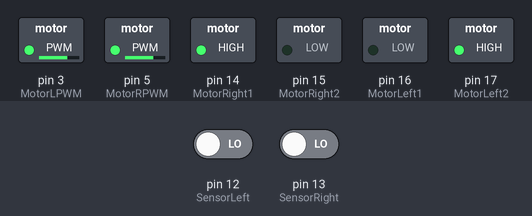
A sketch run on a simulated Arduino Uno, built with avr-gcc and run on an emulated ATmega328P. Shown: switched loads named in the sketch (green lamp = pin HIGH). Dashed ring = blinking. The inputs (shaded band) are chosen by the test bench; at power-on: pin 12 (SensorLeft) LOW, pin 13 (SensorRight) LOW.

Above: at 2.2 s.
3.5 s: pin 12 (SensorLeft) driven HIGH
At 5.1 s:
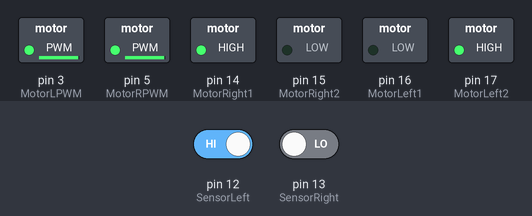
5.4 s: pin 13 (SensorRight) driven HIGH
At 6.4 s:
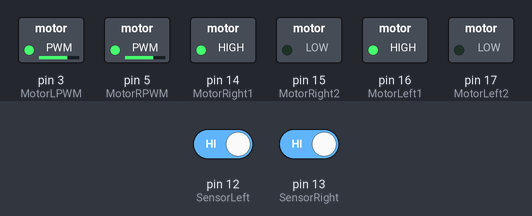
7.2 s: pin 12 (SensorLeft) driven LOW
At 7.8 s:
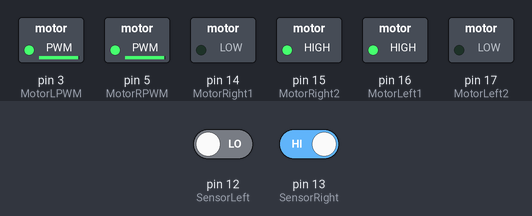
9.0 s: pin 13 (SensorRight) driven LOW
At 9.6 s:
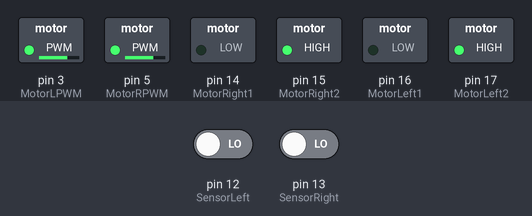
Timing chart, 0 to 14.6 s (numbered marks = the images above; inputs shaded):
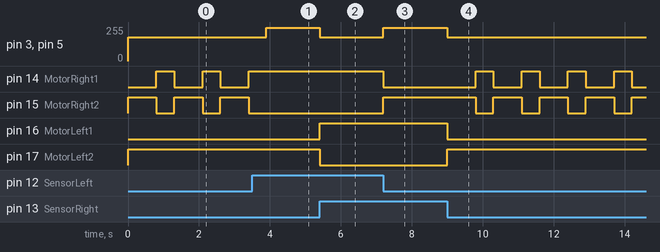

The sketch:

HJR2_PWM.ino
```cpp
int MotorRight1=14; //A0 IN1
int MotorRight2=15; //A1 IN2
int MotorLeft1=16;  //A2 IN3
int MotorLeft2=17;  //A3 IN4

int MotorRPWM=5;  //PWM  5
int MotorLPWM=3;  //PWM 3
const int SensorLeft = 12;      //左感測器輸入腳
const int SensorRight = 13;     //右感測器輸入腳
int SL;    //左感測器狀態
int SR;    //右感測器狀態

void setup()
{
  Serial.begin(9600);
  pinMode(MotorRight1, OUTPUT);  // 腳位 14 (PWM)
  pinMode(MotorRight2, OUTPUT);  // 腳位 15 (PWM)
  pinMode(MotorLeft1,  OUTPUT);  // 腳位 16 (PWM)
  pinMode(MotorLeft2,  OUTPUT);  // 腳位 17 (PWM)

  pinMode(MotorLPWM,  OUTPUT);  // 腳位 3 (PWM)
  pinMode(MotorRPWM,  OUTPUT);  // 腳位 5 (PWM)

  pinMode(SensorLeft, INPUT); //定義左感測器
  pinMode(SensorRight, INPUT); //定義右感測器
}

void loop()
 {
 SL = digitalRead(SensorLeft);
 SR = digitalRead(SensorRight);
       if (SL == HIGH&&SR==HIGH)//  前進
   {
             digitalWrite(MotorRight1,HIGH);
             digitalWrite(MotorRight2,LOW);
             analogWrite(MotorRPWM,180);

             digitalWrite(MotorLeft1,HIGH);
             digitalWrite(MotorLeft2,LOW);
             analogWrite(MotorLPWM,180);


         }

       else
      {
         if (SL == HIGH & SR == LOW)
        {
            delay(1);
            digitalWrite(MotorRight1,HIGH);
             digitalWrite(MotorRight2,LOW);
             analogWrite(MotorRPWM,250);

             digitalWrite(MotorLeft1,LOW);
             digitalWrite(MotorLeft2,HIGH);
             analogWrite(MotorLPWM,250);
        }
         else if (SR == HIGH & SL == LOW)
        {
          delay(1);
             digitalWrite(MotorRight1,LOW);
             digitalWrite(MotorRight2,HIGH);
             analogWrite(MotorRPWM,250);

             digitalWrite(MotorLeft1,HIGH);
             digitalWrite(MotorLeft2,LOW);
             analogWrite(MotorLPWM,250);

        }
         else //  停止
        {
       digitalWrite(MotorRight1,LOW);
        digitalWrite(MotorRight2,HIGH);
        analogWrite(MotorRPWM,180);
        digitalWrite(MotorLeft1,LOW);
        digitalWrite(MotorLeft2,HIGH);;
        analogWrite(MotorLPWM,180);
        delay(800);

        digitalWrite(MotorRight1,HIGH);
        digitalWrite(MotorRight2,LOW);
        analogWrite(MotorRPWM,180);
       delay(500);
        }}}
```

Measured:
- after the input at 3.5 s, pin 3 (MotorLPWM), pin 5 (MotorRPWM): 180/255 → 250/255 after 0.40 s; pin 14 (MotorRight1): stays HIGH (without the input it goes to LOW after 0.40 s); pin 15 (MotorRight2): stays LOW (without the input it goes to HIGH after 0.40 s)
- after the input at 5.4 s, pin 3 (MotorLPWM), pin 5 (MotorRPWM): 250/255 → 180/255 at once; pin 16 (MotorLeft1): LOW → HIGH at once; pin 17 (MotorLeft2): HIGH → LOW at once
- after the input at 7.2 s, pin 3 (MotorLPWM), pin 5 (MotorRPWM): 180/255 → 250/255 at once; pin 14 (MotorRight1): HIGH → LOW at once; pin 15 (MotorRight2): LOW → HIGH at once
- after the input at 9.0 s, pin 3 (MotorLPWM), pin 5 (MotorRPWM): 250/255 → 180/255 at once; pin 14 (MotorRight1): alternates HIGH for 0.50 s and LOW for 0.80 s, starting after 0.80 s; pin 15 (MotorRight2): alternates HIGH for 0.80 s and LOW for 0.50 s, starting after 0.80 s; pin 16 (MotorLeft1): HIGH → LOW at once; pin 17 (MotorLeft2): LOW → HIGH at once
- by itself, pin 14 (MotorRight1): alternates HIGH for 0.50 s and LOW for 0.80 s
- by itself, pin 15 (MotorRight2): alternates HIGH for 0.80 s and LOW for 0.50 s
